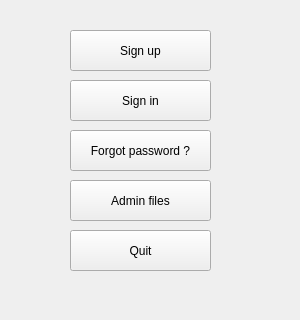
<?xml version="1.0" encoding="UTF-8"?>
<ui version="4.0">
 <class>mainWindow</class>
 <widget class="QMainWindow" name="mainWindow">
  <property name="geometry">
   <rect>
    <x>0</x>
    <y>0</y>
    <width>300</width>
    <height>320</height>
   </rect>
  </property>
  <property name="minimumSize">
   <size>
    <width>300</width>
    <height>320</height>
   </size>
  </property>
  <property name="sizeIncrement">
   <size>
    <width>300</width>
    <height>320</height>
   </size>
  </property>
  <property name="windowTitle">
   <string>Main menu</string>
  </property>
  <widget class="QWidget" name="centralwidget">
   <widget class="QPushButton" name="pushButton_2">
    <property name="geometry">
     <rect>
      <x>70</x>
      <y>80</y>
      <width>141</width>
      <height>41</height>
     </rect>
    </property>
    <property name="text">
     <string>Sign in</string>
    </property>
   </widget>
   <widget class="QPushButton" name="pushButton">
    <property name="geometry">
     <rect>
      <x>70</x>
      <y>30</y>
      <width>141</width>
      <height>41</height>
     </rect>
    </property>
    <property name="text">
     <string>Sign up</string>
    </property>
   </widget>
   <widget class="QPushButton" name="pushButton_3">
    <property name="geometry">
     <rect>
      <x>70</x>
      <y>130</y>
      <width>141</width>
      <height>41</height>
     </rect>
    </property>
    <property name="text">
     <string>Forgot password ?</string>
    </property>
   </widget>
   <widget class="QPushButton" name="pushButton_4">
    <property name="geometry">
     <rect>
      <x>70</x>
      <y>180</y>
      <width>141</width>
      <height>41</height>
     </rect>
    </property>
    <property name="text">
     <string>Admin files</string>
    </property>
   </widget>
   <widget class="QPushButton" name="pushButton_5">
    <property name="geometry">
     <rect>
      <x>70</x>
      <y>230</y>
      <width>141</width>
      <height>41</height>
     </rect>
    </property>
    <property name="text">
     <string>Quit</string>
    </property>
   </widget>
  </widget>
 </widget>
 <resources/>
 <connections/>
</ui>
